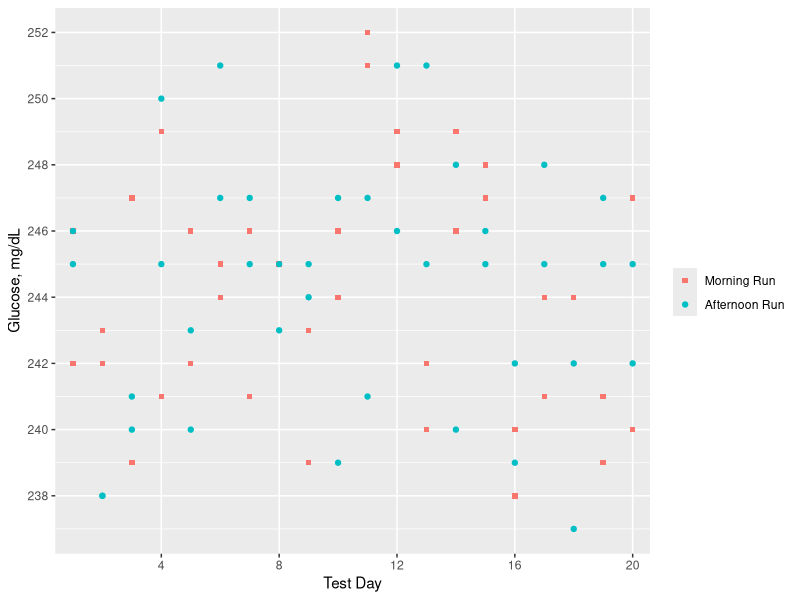

This chart was generated by the following R code:
## ---- chunk 1
suppressPackageStartupMessages({
  library(tidyverse)
})

options(dplyr.summarise.inform = FALSE)
## ---- chunk 2

# Table A1. Glucose Precision Evaluation Measurements (mg/dL)
table_a1 <- tibble(
  day = 1:20,
  run1.rep1 = c(242, 243, 247, 249, 246, 244, 241, 245, 243, 244, 252, 249, 242, 246, 247, 240, 241, 244, 241, 247),
  run1.rep2 = c(246, 242, 239, 241, 242, 245, 246, 245, 239, 246, 251, 248, 240, 249, 248, 238, 244, 244, 239, 240),
  run2.rep1 = c(245, 238, 241, 250, 243, 251, 245, 243, 244, 247, 247, 251, 251, 248, 245, 239, 245, 237, 247, 245),
  run2.rep2 = c(246, 238, 240, 245, 240, 247, 247, 245, 245, 239, 241, 246, 245, 240, 246, 242, 248, 242, 245, 242))

## ---- chunk 3

table_a1 <- table_a1 %>%
  pivot_longer(cols = starts_with("run"), names_to = "run_rep", values_to = "result") %>%
  separate(run_rep, sep = "\\.", into = c("run", "rep")) %>%
  mutate_at(vars("run", "rep"), ~ str_remove(., "(run)|(rep)")) %>%
  mutate_at(vars(-result), factor)

glimpse(table_a1)

## ---- chunk 4

table_a1 %>%
  ggplot(aes(x = day, y = result)) +
  geom_point(aes(color = run, shape = run)) +
  scale_x_discrete(name = "Test Day", breaks = seq(0, 20, by = 4)) +
  scale_y_continuous(name = "Glucose, mg/dL", breaks = seq(236, 254, by = 2)) +
  scale_color_discrete(name = "", labels = c("Morning Run", "Afternoon Run")) +
  scale_shape_manual(name = "", values = c("square", "circle"), labels = c("Morning Run", "Afternoon Run"))

## ---- chunk 5
table_a2 <- table_a1 %>%
  aov(result ~ day + day:run, data = .) %>%
  broom::tidy() %>%
  select(source = term, SS = sumsq, DF = df, MS = meansq) %>%
  column_to_rownames(var = "source")

table_a2
## ---- chunk 6
x_bar <- mean(table_a1$result)

MS_error <- table_a2["Residuals", "MS"]
MS_run <- table_a2["day:run", "MS"]
MS_day <- table_a2["day", "MS"]

DF_error <- table_a2["Residuals", "DF"]
DF_run <- table_a2["day:run", "DF"]
DF_day <- table_a2["day", "DF"]

N <- nrow(table_a1)
n_rep <- nlevels(table_a1$rep)
n_run <- nlevels(table_a1$run)
n_day <- nlevels(table_a1$day)

# If any of these terms are less than zero, carry them forward as zero
V_error <- MS_error  # A1
V_run <- max((MS_run - MS_error)/n_rep, 0)  # A2
V_day <- max((MS_day - MS_run)/(n_run*n_rep), 0)  # A3

S_R <- sqrt(V_error)  # A4
S_WL <- sqrt(V_day + V_run + V_error)  # A5

# Only valid for a 20 x 2 x 2 study
alpha_error <- 0.5
alpha_run <- 0.25
alpha_day <- 0.25

df_R <- N - n_day*n_run  # A6

# A7
df_WL <- round(  
  ((alpha_day * MS_day) + (alpha_run * MS_run) + (alpha_error * MS_error))^2 
  / 
  ((alpha_day * MS_day)^2/DF_day + (alpha_run * MS_run)^2/DF_run + (alpha_error * MS_error)^2/DF_error)
)

CV_R <- S_R / x_bar * 100  # A8
CV_WL = S_WL / x_bar * 100  # A9

tibble(
  `Sample Description` = "Patient Pool",
  `Mean (mg/dL)` = x_bar,
  `Repeatability` = sprintf("%.2f (%.1f%%)", S_R, CV_R),
  `Within-Laboratory Precision` = sprintf("%.2f (%.1f%%)", S_WL, CV_WL)
) 
## ---- chunk 7
alpha <- 0.05

table_a3 <- tibble(
  value = c("Repeatability", "Within-Laboratory Reproducibility"),
  S = c(S_R, S_WL),
  DF = c(df_R, df_WL),
  chisq_lower = qchisq(1-alpha/2, DF),
  chisq_upper = qchisq(alpha/2, DF))

table_a3 
## ---- chunk 8
table_a3 %>%
  mutate(S_lower = S * sqrt(DF/chisq_lower),  # A10 and A11
         S_upper = S * sqrt(DF/chisq_upper),
         CV_lower = S_lower / x_bar * 100,
         CV_upper = S_upper / x_bar * 100,
         CV_range = sprintf("%.1f%% - %.1f%%", CV_lower, CV_upper)) %>%
  select(value | starts_with("S") | starts_with("CV"))

# There is a rounding error in this table, the text reports 0.95% but without rounding, the calculated value is 0.944%
## ---- chunk 9

# I'm not mad about having to type all these dumb numbers in. Not mad at all
table_b1 <- tibble(
  day = rep(rep(1:5, each = 5), times = 2*3),
  sample = rep(c("P1", "P2", "Q3", "Q4", "P5", "Q6"), each = 25),
  `Site 1` = c(
    12.5,  11.8,  11.6,  11.6,  11.7,  12.2,  11.8,  11.6,  12.2,  11.5,  12.0,  11.9,  11.4,  
    11.6,  11.9,  11.9,  11.1,  12.4,  11.3,  11.5,  13.3,  10.7,  10.3,  11.7,  11.9,   # P1
    45.0,  45.1,  42.4,  42.4,  42.5,  42.4,  41.7,  43.0,  41.8,  41.6,  45.1,  42.7,  41.6,  
    41.0,  42.2,  41.8,  44.4,  42.8,  41.4,  41.8,  41.2,  40.9,  41.1,  40.2,  40.9,   # P2
    59.0,  57.7,  58.1,  56.3,  55.6,  56.5,  56.3,  58.4,  57.3,  56.5,  57.7,  56.7,  58.6,  
    56.1,  55.2,  56.5,  58.4,  55.4,  55.7,  57.7,  56.9,  56.3,  56.3,  55.7,  55.0,   # Q3
    175.0, 167.3, 169.7, 167.8, 170.5, 167.3, 166.7, 172.0, 170.1, 170.5, 167.4, 168.8, 170.5, 
    176.5, 168.2, 173.3, 171.4, 164.1, 166.9, 167.4, 164.8, 167.1, 167.3, 165.8, 165.8,  # Q4
    386.6, 393.9, 392.8, 383.3, 388.0, 389.0, 394.3, 374.2, 379.8, 368.1, 381.0, 380.1, 375.3, 
    375.0, 375.0, 400.2, 386.2, 364.6, 371.1, 371.3, 385.1, 390.6, 386.2, 377.4, 384.9,  # P5
    433.9, 434.6, 424.9, 425.2, 424.9, 420.6, 437.5, 413.6, 416.2, 410.7, 423.0, 412.7, 426.7, 
    435.3, 417.9, 435.9, 424.9, 406.6, 425.8, 427.2, 418.0, 415.8, 409.2, 411.1, 423.2), # Q6
  `Site 2` = c(
    12.8,  12.8,  12.7,  13.2,  11.1,  11.4,  10.7,  11.0,  13.8,  11.4,  14.7,  13.7,  13.2, 
    13.2,  13.1,  13.6,  13.5,  12.8,  12.3,  12.0,  14.1,  12.8,  12.2,  15.8,  13.3,   # P1
    40.6,  39.3,  41.4,  40.3,  37.3,  38.2,  37.5,  38.7,  43.0,  40.7,  42.1,  41.3,  40.5,  
    38.8,  39.9,  40.9,  40.7,  39.6,  40.1,  39.5,  40.8,  40.6,  41.4,  41.4,  39.7,   # P2
    53.9,  55.1,  54.9,  53.7,  51.3,  52.7,  54.4,  49.8,  51.4,  49.0,  55.1,  55.0,  54.1,  
    52.5,  54.5,  55.2,  56.1,  55.2,  55.8,  54.9,  54.5,  55.9,  51.7,  50.0,  54.2,   # Q3
    156.6, 157.7, 155.8, 160.8, 153.6, 162.7, 157.1, 156.1, 149.5, 157.0, 159.9, 163.8, 160.9, 
    164.4, 156.3, 162.2, 164.6, 161.5, 159.2, 157.9, 158.2, 162.9, 162.4, 159.6, 160.0,  # Q4
    380.0, 382.5, 368.5, 379.7, 361.7, 366.8, 371.7, 363.3, 379.1, 366.7, 375.1, 382.1, 371.3, 
    374.3, 370.1, 372.7, 376.1, 363.9, 371.4, 370.8, 365.7, 371.2, 387.5, 385.5, 367.3,  # P5
    410.9, 416.3, 391.8, 390.7, 388.4, 401.2, 409.0, 397.0, 395.7, 384.1, 401.4, 411.9, 292.2, 
    409.3, 391.9, 395.9, 415.7, 400.5, 409.4, 390.8, 410.5, 399.7, 387.9, 398.9, 382.5), # Q6
  `Site 3` = c(
    12.2,  11.7,  11.6,  11.9,  11.6,  12.0,  11.7,  11.9,  12.1,  11.7,  12.0,  11.7,  11.5,  
    11.8,  11.7,  11.5,  11.8,  11.9,  12.3,  12.6,  12.0,  10.5,  10.5,  11.2,  11.1,   # P1
    45.1,  43.8,  42.4,  42.4,  42.1,  42.1,  42.4,  42.4,  43.5,  41.9,  43.9,  42.2,  41.3,  
    41.4,  42.0,  43.1,  43.6,  42.1,  41.3,  42.8,  41.1,  41.0,  40.7,  41.4,  43.9,   # P2
    58.4,  57.9,  57.2,  56.4,  56.1,  56.4,  57.4,  57.9,  57.5,  55.9,  57.2,  57.7,  57.4,  
    56.3,  56.5,  57.5,  56.9,  55.6,  56.3,  56.1,  56.6,  56.3,  56.0,  55.7,  57.0,   # Q3
    171.2, 168.5, 168.8, 167.6, 170.5, 167.0, 169.4, 171.1, 168.8, 169.4, 168.1, 169.7, 173.5,
    175.9, 167.8, 172.4, 167.8, 165.5, 165.9, 166.0, 166.0, 167.2, 166.6, 168.2, 168.8,  # Q4
    390.3, 393.4, 388.1, 386.2, 378.1, 391.7, 384.3, 377.0, 380.4, 371.6, 380.6, 377.7, 375.2, 
    387.6, 373.2, 393.2, 375.4, 367.9, 378.1, 378.3, 387.9, 388.4, 381.8, 382.7, 383.7,  # P5
    434.3, 429.8, 425.1, 422.9, 417.8, 429.1, 425.6, 414.9, 419.6, 414.3, 417.9, 419.7, 431.0, 
    435.6, 422.6, 430.4, 415.8, 416.2, 421.9, 415.2, 416.9, 412.5, 410.2, 418.0, 415.2), # Q6
)

## ---- chunk 10
table_b1 <- table_b1 %>%
  pivot_longer(cols = starts_with("Site"), names_to = "site", values_to = "result") %>%
  mutate(site = str_remove(site, "Site ")) %>%
  mutate_at(vars(-result), as.factor)
